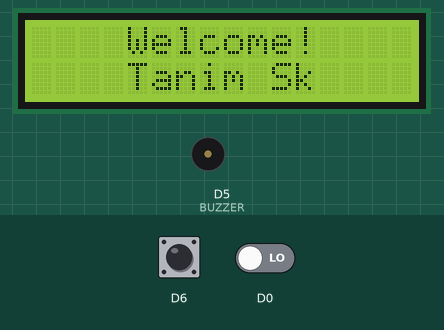
Bench run of a sketch on a simulated ESP8266 (NodeMCU). On the bench: 16×2 character LCD, buzzer (waves = sounding, pin HIGH). Inputs (shaded band) come from the test bench; at power-on: D6 LOW, D0 LOW. WiFi joins after 1.5 s; servers stay silent unless stated; what the sketch prints to the serial monitor is not drawn.

Above: at 3.2 s.
At 8.3 s:
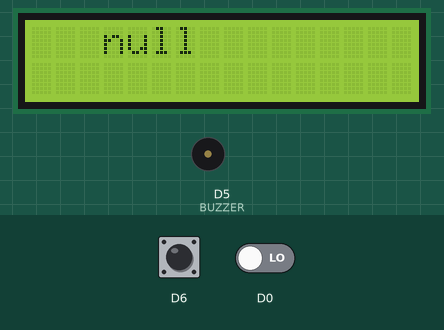
8.4 s: D6 driven HIGH
At 10.1 s:
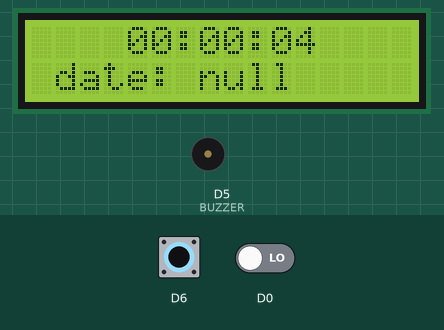
11.4 s: D0 driven HIGH
At 12.2 s:
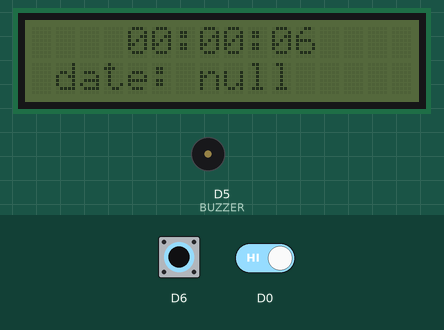
14.4 s: D6 pulsed LOW 2 times (0.12 s each, 0.3 s apart)
At 14.69 s:
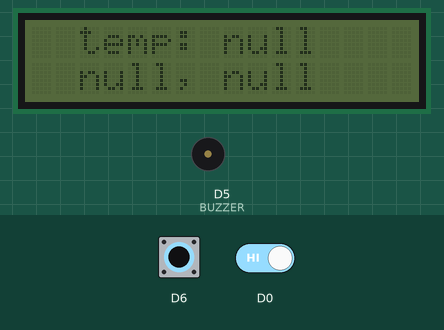
Timing chart, 0 to 17.4 s (numbered marks = the images above; inputs shaded):
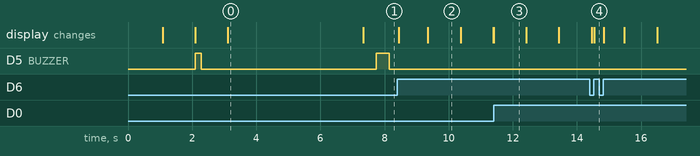

Measured:
- after the input at 8.4 s, D5 (BUZZER): stops changing and stays LOW; the display: first changes after 0.05 s (image 2 shows a later state)
- after the input at 11.4 s, the display: changes at once (image 3)
- after the input at 14.4 s, the display: first differs from a run without the input after 0.14 s (image 4)
- what the display in image 0 shows lasts 4.2 s, from 3.1 s to 7.3 s
- what the display in image 2 shows lasts 1.0 s, from 9.4 s to 10.4 s

The sketch:

update.ino
```cpp
#include <ESP8266WiFi.h>
#include <ESP8266HTTPClient.h>
#include <WiFiClient.h>
#include <Wire.h>
#include <LiquidCrystal_I2C.h>
#include <ArduinoJson.h>

LiquidCrystal_I2C lcd(0x27, 16, 2);
StaticJsonDocument<1024> doc;

const char* ssid = "ASIA BROADBAND";
const char* password = "taniM@002";

String serverName = "http://tanimsk.pythonanywhere.com/update";

unsigned long lastTime = 0;
unsigned long clock_lastTime = 0;
unsigned long timerDelay = 60000;
bool toggled_screen = false;

//clock
int hour = 0;
int mins = 0;
int sec = 0;

//toggle_light
bool state1 = HIGH;
bool reading1;
bool previous1 = LOW;
unsigned long now_time1 = 0;

//toggle_screen
bool state2 = HIGH;
bool reading2;
bool previous2 = LOW;
unsigned long now_time2 = 0;

unsigned long debounce = 200;


//alarm
String task = "";
unsigned long alarm_time = 0;
bool alarm_is_on = false;
const int alarm_interval = 400;


void setup() {
  Serial.begin(115200);
  WiFi.begin(ssid, password);

  lcd.begin();
  lcd.backlight();
  lcd.setCursor(0, 0);

  lcd.print("Connecting");

  pinMode(D0, INPUT);
  pinMode(D6, INPUT);
  pinMode(D5, OUTPUT); // BUZZER

  int count = 0;
  while (WiFi.status() != WL_CONNECTED) {
    delay(1000);
    if (count < 5) {
      lcd.print(".");
      count++;
    }
  }

  Serial.println("");
  Serial.print("Connected to WiFi network with IP Address: ");
  Serial.println(WiFi.localIP());

  lcd.clear();
  lcd.print("Connected!");
  digitalWrite(D5, HIGH);
  delay(200);
  digitalWrite(D5, LOW);
  delay(800);

  lcd.clear();

  lcd.setCursor(4, 0);
  lcd.print("Welcome!");
  lcd.setCursor(4, 1);
  lcd.print("Tanim Sk");
  delay(4000);
}

bool toggle_btn1 = false;
bool f_time = true;

void loop() {
  toggle_light();
  toggle_screen();

  if ((millis() - lastTime) > timerDelay || f_time == true) {

    if (WiFi.status() == WL_CONNECTED) {
      WiFiClient client;
      HTTPClient http;

      String serverPath = serverName;

      http.begin(client, serverPath.c_str());

      int httpResponseCode = http.GET();

      if (httpResponseCode > 0) {
        Serial.print("HTTP Response code: ");
        Serial.println(httpResponseCode);
        String payload = http.getString();
        Serial.println(payload);
        deserializeJson(doc, payload);

        hour = doc["time"]["H"];
        mins = doc["time"]["M"];
        sec = doc["time"]["S"];

      }
      else {
        Serial.print("Error code: ");
        Serial.println(httpResponseCode);
      }
      http.end();
    }
    else {
      Serial.println("WiFi Disconnected");
    }
    lastTime = millis();
    f_time = false;
  }

  //clock
  if ( (millis() - clock_lastTime) >= 1000) {
    print_time_date();
    clock_lastTime = millis();
  }

  alarm();
}


void toggle_light(){
  reading1 = digitalRead(D0);

  if (reading1 == HIGH && previous1 == LOW && millis() - now_time1 > debounce){

    if (state1 == HIGH)
      state1 = LOW;
    else
      state1 = HIGH;

    now_time1 = millis();

    lcd.setBacklight(state1);
  }
  previous1 = reading1;
}

void toggle_screen(){
  reading2 = digitalRead(D6);

  if (reading2 == HIGH && previous2 == LOW && millis() - now_time2 > debounce){

    alarm_is_on = false;
    digitalWrite(D5, LOW);

    if (state2 == HIGH){
      state2 = LOW;
      toggled_screen = false;
      print_time_date();
    }

    else{
      state2 = HIGH;
      toggled_screen = true;
      print_weather();
    }

    now_time2 = millis();
  }
  previous2 = reading2;
}


void print_time_date() {
  sec++;
  if (sec >= 60) {
    sec = 0;
    mins++;
    if (mins >= 60) {
      mins = 0;
      hour++;
      if (hour == 0) {
        hour = 12;
      }
      else if (hour > 12) {
        hour - 12;
      }
    }
  }

  if(!toggled_screen){
    lcd.clear();
    lcd.setCursor(4, 0);
    lcd.print(zfill(hour) + ":" + zfill(mins) + ":" + zfill(sec));

    lcd.setCursor(1, 1);
    lcd.print("date: ");
    lcd.print(String(doc["date"]));
  }
}


void print_weather(){
  lcd.clear();
  lcd.setCursor(2, 0);
  lcd.print("temp: " + String(doc["temp"]));

  lcd.setCursor(2, 1);
  lcd.print(String(doc["humidity"]) + ", " + String(doc["weather_type"]));
}


bool alarm_stat = false;
void alarm(){
  if (task != String(doc["task"]) && String(doc["task"]) != ""){
    task = String(doc["task"]);
    alarm_is_on = true;
    toggled_screen = true;
    Serial.println(task);

    lcd.clear();
    lcd.setCursor(3, 0);
    lcd.print(task);
  }

  if(alarm_is_on && (millis() - alarm_time) > alarm_interval){
    lcd.setBacklight(HIGH);
    alarm_stat ? digitalWrite(D5, HIGH):digitalWrite(D5, LOW);
    alarm_stat = !alarm_stat;
    alarm_time = millis();
  }
}


String zfill(int t){
  if(t < 10){
    return "0"+String(t);
  }
  else{
    return String(t);
  }
}
```
